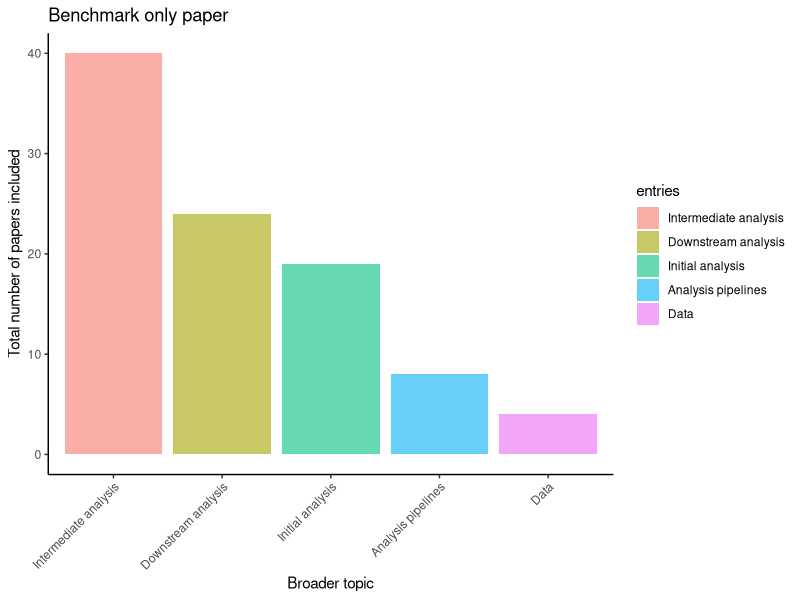
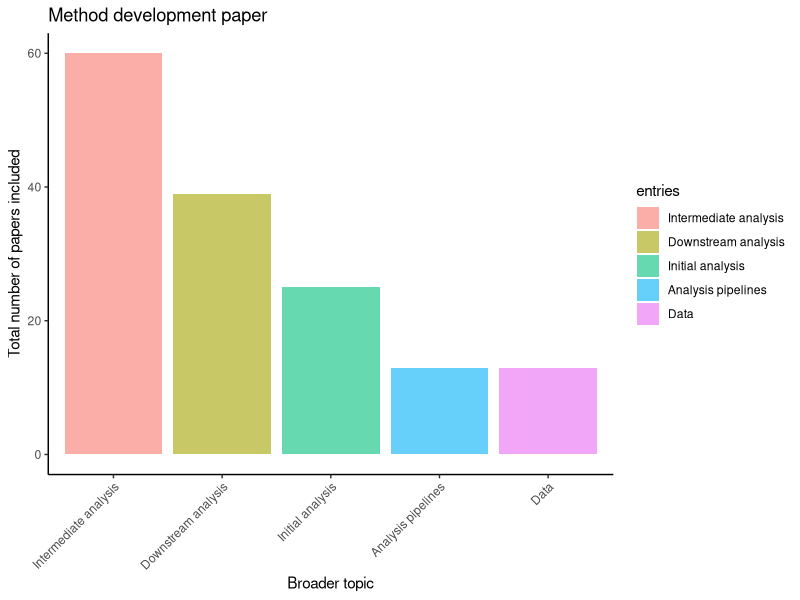

Reproduce these figures in R, in order. (Note: this script raises an error after producing the figures.)

 
library(dplyr)
library(ggplot2)
library(tidyr)
library(readr)
library(scales)
col <-  hue_pal()(11)

theme_set( theme_classic() + theme(axis.text.x = element_text(angle = 45, vjust = 1, hjust=1)) )

# Define the color mappings
color_mapping <- c("Single-cell ChIP-seq"  = "#F8766D",
                   "Single-cell ATAC-seq" = "#DB8E00",
                   "Single-cell genomics" = "#AEA200",
                   "Single-cell Hi-C" = "#64B200",
                   "Single-cell mass cytometry" = "#00BD5C",
                   "Single-cell multiomics" = "#00C1A7",
                   "Single-cell proteomics" = "#00BADE",
                   "Single-cell sequencing" =  "#00A6FF",
                   "Single-cell RNA-seq" = "#B385FF",
                   "Spatial imaging" = "#EF67EB",
                   "Spatial transcriptomics" = "#FF63B6")




data <-  read_csv("data.csv")
data <- as.data.frame(data)
data <- data[ ! duplicated(data$PMID), ]
 
data$`Paper.category` <- factor(data$`Paper.category` ,
                                levels = c("Pure benchmarking paper" , 
                                           "New method development paper"))
 

broader_level <- c("Analysis pipelines" , "Data", "Initial analysis" , 
                   "Intermediate analysis" , "Downstream analysis" )

column = "data_type"
paper_category <- "New method development paper"
count_number <- function(data, column , paper_category){
  
  thisdata <- data[ data$`Paper.category` == paper_category, ]
  entries <- unlist( strsplit(as.character( thisdata[, column]) , ", ") )
  entries <- data.frame(table(entries))
  entries$paper_type <- paper_category
  
  return(entries)
}



draw_barplot <- function(data_count, column_name  , title ){
  # Reorder finer_category by frequency within each broad_category
  data_count$entries <- reorder(data_count$entries,
                                data_count$Freq, FUN = function(x) -sum(x))
 
  g <- ggplot(data_count, aes(x = entries, y = Freq, 
                              fill = entries )) +
    geom_bar(stat = "identity" , alpha = 0.6,
             position=position_dodge2(   preserve = "single")  ) + 
    scale_y_continuous() + 
    scale_y_continuous(labels = function(x) format(round(x), nsmall = 0))  +
    ylab("Total number of papers included") + 
    xlab(column_name  ) + ggtitle( title )
  
  
  return(g)
  
}

data_count <- count_number(data,  "broader_topic"  ,"Pure benchmarking paper")
a <- draw_barplot(data_count , "Broader topic" , "Benchmark only paper")

data_count <- count_number(data,  "broader_topic"  ,"New method development paper" )
b <- draw_barplot(data_count , "Broader topic" , "Method development paper")


ggarrange(plotlist = list(a, b))
 



count_number_finer_topic <- function(data ){
  
  thisdata <- data %>%
    separate_rows(finer_topic, sep = ", ")
  
  thisdata <- thisdata %>% 
    dplyr::group_by( `Paper.category` , data_type, broader_topic, finer_topic) %>% 
    dplyr::summarise( total = n())
  
 
  return( thisdata)
}

data_count <- count_number_finer_topic(data  )
data_count_method <- data_count[ data_count$`Paper.category` ==  "New method development paper", ]
data_count_benchmark <- data_count[ data_count$`Paper.category` ==  "Pure benchmarking paper", ]



data_count <- data_count_method 

draw_barplot_finer_topic <- function(data_count  , title){
  # Reorder finer_category by frequency within each broad_category
  data_count <- data_count %>% 
    dplyr::group_by(finer_topic) %>% 
    dplyr::mutate( overall_total = n())
  
  data_count$finer_topic <- factor(data_count$finer_topic, levels  = c(sort( unique( data_count$finer_topic ))) )
 
  data_count$broader_topic <- factor(data_count$broader_topic, levels = broader_level )
  
  g <- ggplot(data_count, aes(x = finer_topic , y = total , 
                              fill = data_type   )) +
    geom_bar(stat = "identity" , alpha = 0.6,
             position=position_dodge2(   preserve = "single")  ) +
    facet_grid(~ broader_topic , scales = "free" , space = "free")  + 
    theme_classic() + theme(axis.text.x = element_text(angle = 45, vjust = 1, hjust=1))   +
    scale_y_continuous(breaks = seq(0, ceiling(max(data_count$total)), by = 1)) + 
    ylab("Total number of papers included") + 
    xlab("Finer category") + ggtitle(title) + scale_fill_manual(values = color_mapping )
  
  
  return(g)
  
}

a <- draw_barplot_finer_topic(data_count_benchmark ,   "Benchmark only paper")

b <- draw_barplot_finer_topic(data_count_method  ,  "Method development paper")
 
 
ggarrange(plotlist = list(a, b))

 




